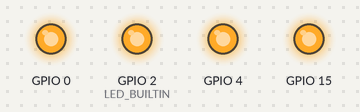
A sketch run on a simulated ESP32. Parts: output pins drawn as LEDs (lit = HIGH). What the sketch prints to the serial monitor is not drawn.

Above: at 0.5 s.
At 5.0 s:
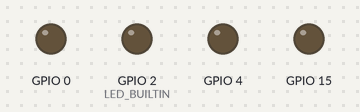
Timing chart, 0 to 6.9 s (numbered marks = the images above):
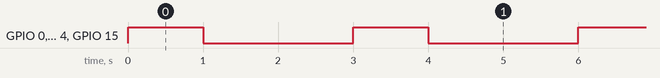

Measured:
- by itself, GPIO 0, GPIO 2 (LED_BUILTIN), GPIO 4, GPIO 15: alternates HIGH for 1.0 s and LOW for 2.0 s

The sketch:

esp32_blink.ino
```cpp
#define LED_BUILTIN 2

void setup() {
  // put your setup code here, to run once:
  pinMode(LED_BUILTIN, OUTPUT);

  Serial.begin(115200);
  Serial.println("Bonjour!");

  pinMode(15, OUTPUT);
  pinMode(2, OUTPUT);
  pinMode(0, OUTPUT);
  pinMode(4, OUTPUT);

  digitalWrite(15, LOW);
  digitalWrite(2, LOW);
  digitalWrite(0, LOW);
  digitalWrite(4, LOW);

}

void loop() {
  // put your main code here, to run repeatedly:

  digitalWrite(15, HIGH);
  digitalWrite(2, HIGH);
  digitalWrite(0, HIGH);
  digitalWrite(4, HIGH);
  delay(1000);
  digitalWrite(15, LOW);
  digitalWrite(2, LOW);
  digitalWrite(0, LOW);
  digitalWrite(4, LOW);
  delay(2000);
}
```
